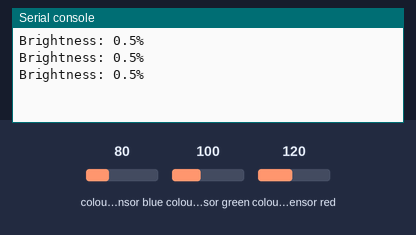
The program below on a simulated Raspberry Pi Pico running CircuitPython. On the bench: the last lines printed to the serial console. The inputs (shaded band) are chosen by the test bench; at power-on: colour sensor blue 80, colour sensor green 100, colour sensor red 120.

Above: at 1.2 s.
1.3 s: colour sensor blue set to 5
At 1.9 s:
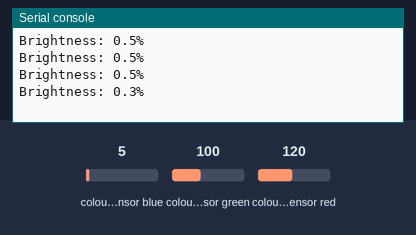
2.8 s: colour sensor green set to 5
At 3.4 s:
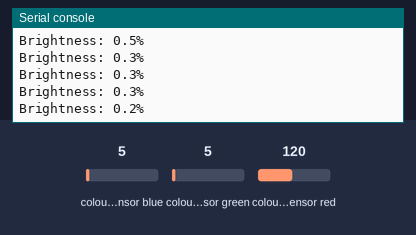
4.3 s: colour sensor red set to 5
At 4.9 s:
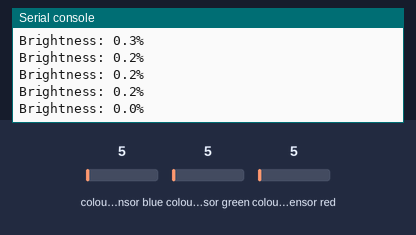
Timing chart, 0 to 7.3 s (numbered marks = the images above; inputs shaded):
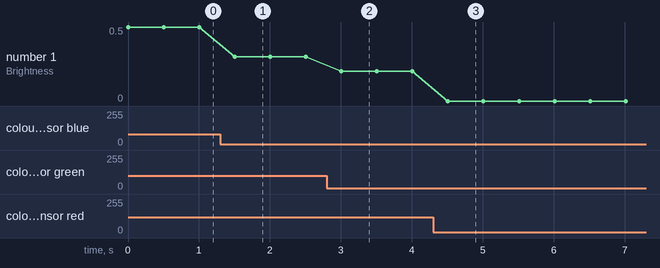

The program:

LIGHT_SENSOR_MODULE.py
```python
import board, time, busio
from adafruit_apds9960.apds9960 import APDS9960

i2c = busio.I2C(board.GP5, board.GP4)
apds = APDS9960(i2c)
apds.enable_color = True
apds.color_gain = 2

while True:
    r, g, b, c = apds.color_data
    brightness_percentage = (c / 65535) * 100
    print(f"Brightness: {brightness_percentage:.1f}%")
    time.sleep(0.5)

    
```

Measured:
- after the input at 1.3 s, the serial console: prints a new line after 0.20 s (image 1)
- after the input at 2.8 s, the serial console: prints a new line after 0.21 s (image 2)
- after the input at 4.3 s, the serial console: prints a new line after 0.21 s (image 3)
- plotted number 1: 0.5 → 0.3 after the input at 1.3 s, 0.3 → 0.2 after the input at 2.8 s, 0.2 → 0 after the input at 4.3 s
